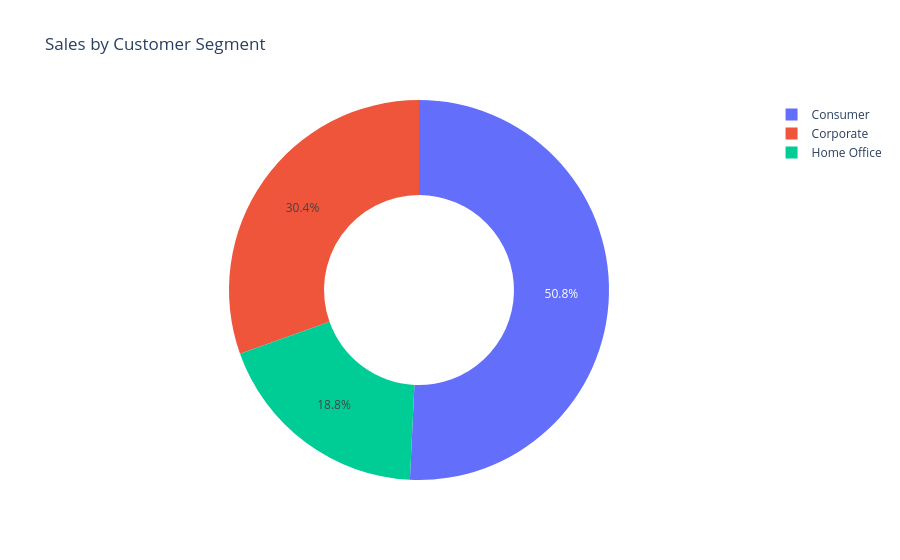

Notebook source saved alongside this figure:
### Code cell
segment_sales = (
    df.groupby("Segment")["Sales"]
      .sum()
      .reset_index()
)

fig = px.pie(
    segment_sales,
    names="Segment",
    values="Sales",
    title="Sales by Customer Segment",
    hole=0.5
)

fig.show()

### Figure 1 — Plotly figure (JSON) as saved in the notebook; plotly's stock layout.template omitted (floating-point values rounded to 4 significant figures)
{"data": [{"domain": {"x": [0, 1], "y": [0, 1]}, "hole": 0.5, "hovertemplate": "Segment=%{label}<br>Sales=%{value}<extra></extra>", "labels": ["Consumer", "Corporate", "Home Office"], "legendgroup": "", "name": "", "showlegend": true, "type": "pie", "values": [1148000.0, 688500.0, 425000.0]}], "layout": {"legend": {"tracegroupgap": 0}, "title": {"text": "Sales by Customer Segment"}}}
